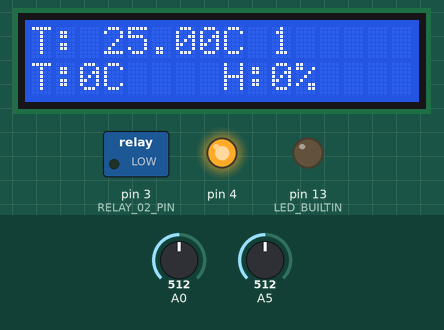
Simulated run of this sketch. Board: Arduino Uno, built with avr-gcc and run on an emulated ATmega328P. Parts: 16×2 character LCD, switched loads named in the sketch (green lamp = pin HIGH), output pins drawn as LEDs (lit = HIGH). The inputs (shaded band) are chosen by the test bench; at power-on: A0 = 512, A5 = 512. What the sketch prints to the serial monitor is not drawn.

Above: at 1.2 s.
1.3 s: A0 set to 0
At 2.7 s:
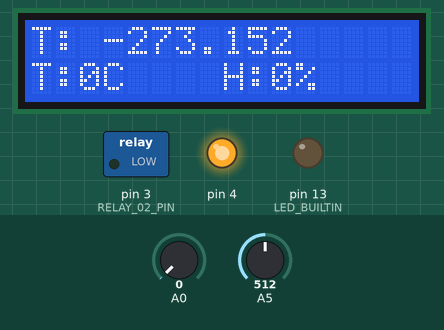
9.5 s: A0 set to 110
At 10.8 s:
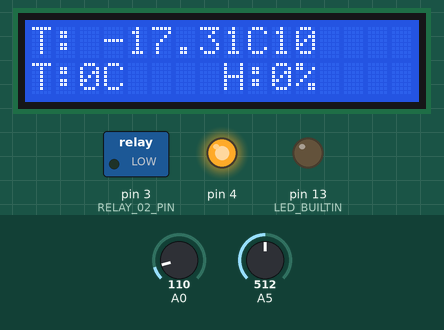
Timing chart, 0 to 12.5 s (numbered marks = the images above; inputs shaded):
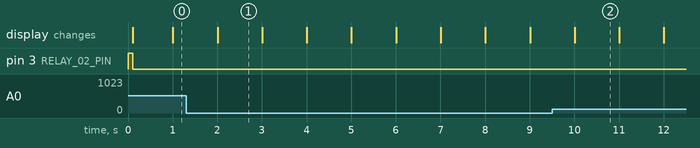

Measured:
- after the input at 1.3 s, the display: changes after 0.71 s (image 1)
- after the input at 9.5 s, the display: changes after 0.51 s (image 2)
- what the display in image 1 shows lasts 1.0 s, from 2.0 s to 3.0 s

The sketch:

Main.ino
```cpp
#define __ASSERT_USE_STDERR
#include <assert.h>

#include "Hash.h"

#include "CommandDispatcher.h"
#include "Communication.h"
#include "Bluetooth.h"

#include "HealthCheck.h"
#include "LedControl.h"
#include "LiquidScreen.h"
#include "DigitalTempAndHumidity.h"
#include "ButtonManager.h"
#include "Relay.h"

// handle diagnostic informations given by assertion and abort program execution:
void __assert(const char *__func, const char *__file, int __lineno, const char *__sexp)
{
  LOG("Assertion failed in: " + String(__file));
  LOG("Function: " + String(__func));
  LOG("[Line " + String(__lineno, DEC) + "]: " + String(__sexp));
  LOG("Program terminated");
  FLUSH_LOG();
  abort();
}

void setup()
{
  CommandDispatcher::instance();
  Communication::instance();
  CommunicationInstance.set_callback(&CommandDispatcher::process_command);

  Bluetooth::instance();
  BluetoothInstance.set_callback(&CommandDispatcher::process_command);

  LedControl::setup();
  // DigitalTempAndHumidity::setup();
  // LiquidScreen::setup();
  // ButtonManager::setup();
  Relay::setup();

  CommandDispatcherInstance.register_command("BT", Bluetooth::run);
  // CommandDispatcherInstance.register_command("HC", HealthCheck::run);
  CommandDispatcherInstance.register_command("LED", LedControl::run);
  // CommandDispatcherInstance.register_command("LS", LiquidScreen::run);
  // CommandDispatcherInstance.register_command("RE", Relay::run);

  LOG("AT+READY");
}

void loop()
{
  Bluetooth::loop();
  LiquidScreen::loop();
  ButtonManager::loop();
  // DigitalTempAndHumidity::loop();
}
```

AnalogTemperature.h
```cpp
#include "PinManager.h"

class AnalogTemperature
{
public:
  static AnalogTemperature &instance()
  {
    static AnalogTemperature self;
    return self;
  }

  static void setup()
  {
    AnalogTemperature &self = instance();
  }

  static float get_temp_celcius()
  {
    int analog_value = analogRead(PIN(ANALOG_TEMPERATURE));
    double tempK = log(10000.0 * ((1024.0 / analog_value - 1)));
    tempK = 1 / (0.001129148 + (0.000234125 + (0.0000000876741 * tempK * tempK)) * tempK);
    float tempC = tempK - 273.15;
    // float tempF = (tempC * 9.0)/ 5.0 + 32.0;
    return tempC;
  }

private:
  AnalogTemperature()
  {
  }
};
```

Bluetooth.h
```cpp
#pragma once

#include <SoftwareSerial.h>
// #include <ArduinoBlue.h>

#include "Communication.h"
#include "PinManager.h"

#define BluetoothInstance Bluetooth::instance()

class Bluetooth
{
private:
  Bluetooth() : device(PIN(BLUETOOTH_TX), PIN(BLUETOOTH_RX))
  {
    cache_command.reserve(200);
    cache_command = "";

    device.begin(9600);
  }

public:
  static Bluetooth &instance()
  {
    static Bluetooth self;
    return self;
  }

  void set_callback(DispatcherCallback callback)
  {
    this->callback = callback;
  }

  void read_data()
  {
    while (device.available())
    {
      char inChar = (char)device.read();

      if (inChar == '\n')
        process_command();
      else if (inChar != '\r')
        cache_command += inChar;
    }
  }

  static void run(const String &str_command, ReplyCallback reply)
  {
    const String &result = CommandHelper::extract_whole_command(str_command);
    instance().write_data(result);
    reply("BT: " + result);
  }

  static void write_data(const String &data)
  {
    instance().device.print(data);
  }

  static void flush_data()
  {
    instance().device.flush();
  }

  static void loop()
  {
    instance().read_data();
  }

private:
  void process_command()
  {
    LOG(cache_command);
    assert(callback);
    callback(cache_command, Bluetooth::write_data);
    cache_command = "";
  }

private:
  SoftwareSerial device;
  String cache_command;
  DispatcherCallback callback;
};
```

ButtonManager.h
```cpp
#pragma once

#include "Hash.h"

#include "PinManager.h"
#include "Communication.h"
#include "Relay.h"

class Button
{
public:
    Button(int index, int minAnalogValue, int maxAnalogValue, String command_str)
        : m_index(index),
          m_minAnalogValue(minAnalogValue),
          m_maxAnalogValue(maxAnalogValue),
          m_command_str(command_str)
    {
    }

    bool matchValue(int value)
    {
        return value >= m_minAnalogValue && value <= m_maxAnalogValue;
    }

    void exec()
    {
        Relay::run(m_command_str, nullptr);
    }

private:
    int m_index;
    int m_minAnalogValue;
    int m_maxAnalogValue;
    String m_command_str;
};

class ButtonManager
{
private:
    ButtonManager() : m_currentValue(1023),
                      shutter_up(0, 0, 50, ""),
                      shutter_down(0, 480, 550, ""),
                      ready(true)
    {
    }

    void readValue()
    {
        m_currentValue = analogRead(A5);
        // LOG(m_currentValue);

        if (shutter_up.matchValue(m_currentValue))
        {
            if (ready)
            {
                Relay::toggle(PIN(RELAY_01_PIN));
                Relay::turn_on(PIN(RELAY_02_PIN));
                ready = false;
            }
        }
        else if (shutter_down.matchValue(m_currentValue))
        {
            if (ready)
            {
                Relay::toggle(PIN(RELAY_01_PIN));
                Relay::turn_off(PIN(RELAY_02_PIN));
                ready = false;
            }
        }
        else
            ready = true;
    }

public:
    static ButtonManager &instance()
    {
        static ButtonManager self;
        return self;
    }

    static void setup()
    {
        ButtonManager &self = instance();
    }

    static void loop()
    {
        ButtonManager &self = instance();
        static long previous_time = 0;
        if (millis() - previous_time >= 100)
        {
            self.readValue();
            previous_time = millis();
        }
    }

private:
    int m_currentValue;
    Button shutter_up;
    Button shutter_down;

    bool ready;
};
```

CommandDispatcher.h
```cpp
#pragma once

#include "Communication.h"
#include "CommandHelper.h"

typedef void (*CommandCallback)(const String &str_command, ReplyCallback reply);

#define CommandDispatcherInstance CommandDispatcher::instance()

class CommandDispatcher
{
private:
  CommandDispatcher()
  {
  }

public:
  static CommandDispatcher &instance()
  {
    static CommandDispatcher self;
    return self;
  }

  static void process_command(const String &str_command, ReplyCallback reply_callback)
  {
    LOG("Received Command: " + str_command);
    const String &target = CommandHelper::extract_target_command(str_command);

    if (CommandDispatcherInstance.is_known_command(target))
    {
      CommandCallback command = CommandDispatcherInstance.registered_commands.value(target, nullptr);
      assert(command);
      command(str_command, reply_callback);
    }
    else
      LOG("AT+UT" + str_command);
  }

  void register_command(const String &target, CommandCallback callback)
  {
    registered_commands.insert(target, callback);
  }

  bool is_known_command(const String &target)
  {
    return registered_commands.contains(target);
  }

private:
  Hash<String, CommandCallback> registered_commands;
};
```

CommandHelper.h
```cpp
#pragma once

class CommandHelper
{
public:
  static String extract_target_command(const String &str_command)
  {
    const int start = String("AT+").length();
    const int index = str_command.indexOf("+", start);
    return str_command.substring(start, index);
  }

  static String extract_whole_command(const String &str_command)
  {
    const int start = String("AT+").length();
    const int index = str_command.indexOf("+", start);
    return str_command.substring(index + 1, str_command.length());
  }

  // no_arg starts at 0 for the first argument
  static String extract_arg(int no_arg, const String &str_command)
  {
    no_arg++;
    int count = 0, start = 0;
    int end = String("AT+").length();
    do
    {
      start = end + 1;
      end = str_command.indexOf("+", start);
      count++;
    } while (count <= no_arg);
    String result = str_command.substring(start, end < 0 ? str_command.length() : end);
    return result;
  }
};
```

Communication.h
```cpp
#pragma once

typedef void (*ReplyCallback)(const String &result);
typedef void (*DispatcherCallback)(const String &str_command, ReplyCallback reply_callback);

#define CommunicationInstance Communication::instance()
#define LOG(data) Communication::write_data(data)
#define FLUSH_LOG(data) Communication::flush_data(data)

class Communication
{
private:
  Communication()
  {
    cache_command.reserve(200);
    cache_command = "";

    Serial.begin(9600);
  }

public:
  static Communication &instance()
  {
    static Communication self;
    return self;
  }

  void set_callback(DispatcherCallback callback)
  {
    this->callback = callback;
  }

  void read_data()
  {
    while (Serial.available())
    {
      char inChar = (char)Serial.read();

      if (inChar == '\n')
        process_command();
      else if (inChar != '\r')
        cache_command += inChar;
    }
  }

  static void write_data(int value)
  {
    char buffer[25];
    sprintf(buffer, "%d", value);
    write_data(buffer);
  }

  static void write_data(const String &data)
  {
    Serial.println(data);
  }

  static void flush_data()
  {
    Serial.flush();
  }

private:
  void process_command()
  {
    assert(callback);
    callback(cache_command, Communication::write_data);
    cache_command = "";
  }

private:
  String cache_command;
  DispatcherCallback callback;
};

void serialEvent()
{
  CommunicationInstance.read_data();
}
```

DigitalTempAndHumidity.h
```cpp
#pragma once

#include <SimpleDHT.h>

#include "PinManager.h"

class DigitalTempAndHumidity
{
public:
  static DigitalTempAndHumidity &instance()
  {
    static DigitalTempAndHumidity self;
    return self;
  }

  static void setup()
  {
    DigitalTempAndHumidity &self = instance();
  }

  static void loop()
  {
    DigitalTempAndHumidity &self = instance();
    static int previous_time = 0;
    if (millis() / 1000 - previous_time >= 3)
    {
      self.read();
      previous_time = millis() / 1000;
    }
  }

  void read()
  {
    byte _temp = 0, _hum = 0;

    if (dht11.read(&_temp, &_hum, NULL) == SimpleDHTErrSuccess)
    {
      // Serial.print( "read: " );
      // Serial.print( "T = " );
      // Serial.print( _temp, 1 );
      // Serial.print( " deg. C, H = " );
      // Serial.print( _hum, 1 );
      // Serial.println( "%" );
      this->temperature = (int)_temp;
      this->humidity = (int)_hum;
    }
  }

  int get_temp()
  {
    return temperature;
  }

  int get_humidity()
  {
    return humidity;
  }

private:
  int temperature;
  int humidity;

  DigitalTempAndHumidity() : dht11(PIN(DHT_SENSOR_PIN)), temperature(0), humidity(0)
  {
  }

  SimpleDHT11 dht11;
};
```

Hash.h
```cpp
#pragma once

template <class K, class V>
class Hash
{
public:
  Hash()
  {
    index_count = 0;
    keys = new K[index_count];
    values = new V[index_count];
  }

  ~Hash()
  {
    delete[] keys;
    delete[] values;
  }

  V value(K key, V _default = V()) const
  {
    int index = key_index(key);
    if (index < 0)
      return _default;
    return values[index];
  }

  K key(V value, K _default = K()) const
  {
    int index = value_index(value);
    if (index < 0)
      return _default;
    return keys[index];
  }

  bool contains(K key) const
  {
    return key_index(key) >= 0;
  }

  int key_index(K key) const
  {
    for (int index = 0; index < index_count; index++)
      if (keys[index] == key)
        return index;
    return -1;
  }

  int value_index(V value) const
  {
    for (int index = 0; index < index_count; index++)
      if (values[index] == value)
        return index;
    return -1;
  }

  void insert(K key, V value)
  {
    int index = key_index(key);
    if (index < 0)
      index = create_index();
    keys[index] = key;
    values[index] = value;
  }

  void remove_key(K key)
  {
    int index = key_index(key);
    if (index >= 0)
      remove_index(index);
  }

  int count() const
  {
    return index_count;
  }

  int size() const
  {
    return index_count;
  }

private:
  int create_index()
  {
    K *temp_keys = nullptr;
    temp_keys = new K[index_count + 1];
    for (int index = 0; index < index_count; index++)
      temp_keys[index] = keys[index];

    V *temp_values = nullptr;
    temp_values = new V[index_count + 1];
    for (int index = 0; index < index_count; index++)
      temp_values[index] = values[index];

    index_count++;

    delete[] keys;
    delete[] values;

    keys = temp_keys;
    values = temp_values;

    return index_count - 1;
  }

  void remove_index(int r_index)
  {
    K *temp_keys = nullptr;
    temp_keys = new K[index_count - 1];
    for (int index = 0, real = 0; index < index_count; index++)
      if (index != r_index)
      {
        temp_keys[real] = keys[index];
        real++;
      }

    V *temp_values = nullptr;
    temp_values = new V[index_count - 1];
    for (int index = 0, real = 0; index < index_count; index++)
      if (index != r_index)
      {
        temp_values[real] = values[index];
        real++;
      }

    index_count--;

    delete[] keys;
    delete[] values;

    keys = temp_keys;
    values = temp_values;
  }

  int index_count;
  K *keys;
  V *values;
};
```

HealthCheck.h
```cpp
#pragma once

#include "CommandHelper.h"

class HealthCheck
{
public:
  static void run(const String &str_command, ReplyCallback reply)
  {
    reply("AT+OK");
  };
};
```

LedControl.h
```cpp
#pragma once

#include "CommandHelper.h"
#include "PinManager.h"

class LedControl
{
public:
  static void run(const String &str_command, ReplyCallback reply)
  {
    const String &arg = CommandHelper::extract_arg(0, str_command);

    if (arg == "ON")
    {
      turn_on();
      reply("AT+OK");
    }

    else if (arg == "OFF")
    {
      turn_off();
      reply("AT+OK");
    }

    else if (arg == "TGL")
    {
      toggle();
      reply("AT+OK");
    }

    else if (arg == "ST")
    {
      int value = status();
      if (value == HIGH)
        reply("LED+ON");
      else if (value == LOW)
        reply("LED+OFF");
      else
        reply("LED+UNKNOWN");
    }

    else
      reply("AT+UC");
  }

  static void setup()
  {
    pinMode(PIN(UNOCARD_LED), OUTPUT);
  }

  static void turn_off()
  {
    digitalWrite(PIN(UNOCARD_LED), LOW);
  }

  static void turn_on()
  {
    digitalWrite(PIN(UNOCARD_LED), HIGH);
  }

  static void toggle()
  {
    digitalWrite(PIN(UNOCARD_LED), status() == HIGH ? LOW : HIGH);
  }

  static int status()
  {
    return digitalRead(PIN(UNOCARD_LED));
  }
};
```

LiquidScreen.h
```cpp
#include <LiquidCrystal.h>

#include "Communication.h"
#include "CommandHelper.h"
#include "AnalogTemperature.h"
#include "DigitalTempAndHumidity.h"

#include "PinManager.h"

class LiquidScreen
{
public:
  static LiquidScreen &instance()
  {
    static LiquidScreen self;
    return self;
  }

  static void setup()
  {
    LiquidScreen &self = instance();
  }

  static void loop()
  {
    LiquidScreen &self = instance();
    static int previous_time = 0;
    if (millis() / 1000 - previous_time >= 1)
    {
      self.refresh();
      previous_time = millis() / 1000;
    }
  }

  static void run(const String &str_command, ReplyCallback reply)
  {
    LiquidScreen &self = instance();
    self.refresh();
  }

  void refresh()
  {
    display_temperature();
    display_digital_temperature();
    display_second_from_begining();
  }

  void display_second_from_begining()
  {
    assert(lcd);
    lcd->setCursor(10, 0); // Cursor on column 0, row 1
    lcd->print(millis() / 1000);
  }

  void display_temperature()
  {
    assert(lcd);
    float temp = AnalogTemperature::get_temp_celcius();
    lcd->setCursor(0, 0); // Cursor on column 0, row 1
    lcd->print("T: " + String(temp, 2) + "C      ");
  }

  void display_digital_temperature()
  {
    DigitalTempAndHumidity &controller = DigitalTempAndHumidity::instance();

    assert(lcd);
    lcd->setCursor(0, 1);
    lcd->print("T:" + String(controller.get_temp()) + "C");
    lcd->setCursor(8, 1);
    lcd->print("H:" + String(controller.get_humidity()) + "%");
  }

private:
  LiquidScreen()
  {
    lcd = new LiquidCrystal(7, 8, 9, 10, 11, 12);
    lcd->begin(16, 2); // l’écran dispose de 16 colonnes et 2 lignes
    lcd->print("Hello, World!");
  }

  LiquidCrystal *lcd;
};
```

PinManager.h
```cpp
#pragma once

#define PIN(x) PinManager::getPin(x)

#include "Hash.h"

enum ePin
{
  UNOCARD_LED,
  DHT_SENSOR_PIN,
  RELAY_01_PIN,
  RELAY_02_PIN,
  BLUETOOTH_TX,
  BLUETOOTH_RX,
  ANALOG_TEMPERATURE,
  ANALOG_BUTTONS
};

class PinManager
{
public:
  PinManager()
  {
    // LiquidScreen : 7, 8, 9, 10, 11, 12
    pins.insert(UNOCARD_LED, LED_BUILTIN); // Pin 13
    pins.insert(DHT_SENSOR_PIN, 2);
    pins.insert(RELAY_01_PIN, 3);
    pins.insert(RELAY_02_PIN, 4);
    pins.insert(BLUETOOTH_RX, 5);
    pins.insert(BLUETOOTH_TX, 6);

    pins.insert(ANALOG_TEMPERATURE, A0);
    pins.insert(ANALOG_BUTTONS, A5);
  }

  static int getPin(ePin pin)
  {
    static PinManager self;
    return self.pins.value(pin);
  }

private:
  Hash<ePin, int> pins;
};
```

Relay.h
```cpp
#pragma once

#include "CommandHelper.h"
#include "Communication.h"
#include "PinManager.h"

class Relay
{
public:
  static void setup()
  {
    pinMode(PIN(RELAY_01_PIN), OUTPUT);
    pinMode(PIN(RELAY_02_PIN), OUTPUT);
    turn_off(PIN(RELAY_01_PIN));
    turn_off(PIN(RELAY_02_PIN));
  }

  static void run(const String &str_command, ReplyCallback reply)
  {
    const String &noRelay = CommandHelper::extract_arg(0, str_command);
    const String &action = CommandHelper::extract_arg(1, str_command);

    int pin = noRelay == "01" ? PIN(RELAY_01_PIN) : PIN(RELAY_02_PIN);

    if (action == "ON")
    {
      turn_on(pin);
      if (reply)
        reply("AT+OK");
    }

    else if (action == "OFF")
    {
      turn_off(pin);
      if (reply)
        reply("AT+OK");
    }

    else if (action == "TGL")
    {
      toggle(pin);
      if (reply)
        reply("AT+OK");
    }

    else if (action == "ST")
    {
      int value = status(pin);
      String result;
      if (value == LOW)
        result = "RE+ON";
      else if (value == HIGH)
        result = "RE+OFF";
      else
        result = "RE+UNKNOWN";

      if (reply)
        reply(result);
    }

    else
      reply("AT+RE+UC");
  }

  static void turn_off(int pin)
  {
    LOG(pin);
    LOG("turn_off");
    digitalWrite(pin, HIGH);
  }

  static void turn_on(int pin)
  {
    LOG(pin);
    LOG("turn_on");
    digitalWrite(pin, LOW);
  }

  static void toggle(int pin)
  {
    LOG(pin);
    LOG("toggle");
    digitalWrite(pin, status(pin) == HIGH ? LOW : HIGH);
  }

  static int status(int pin)
  {
    return digitalRead(pin);
  }
};
```
